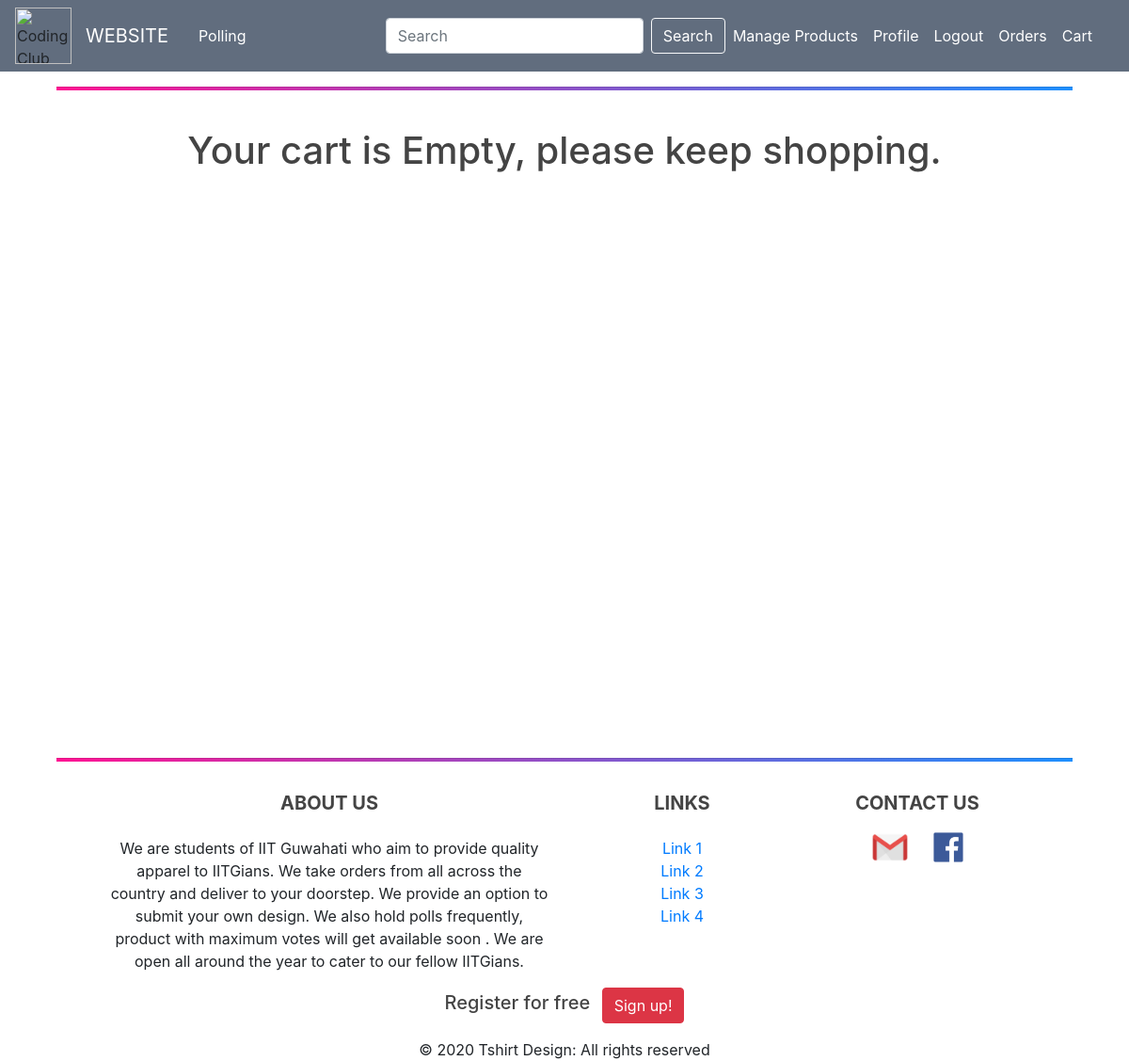
Page /cart/ (signed in) on the earlier database version.
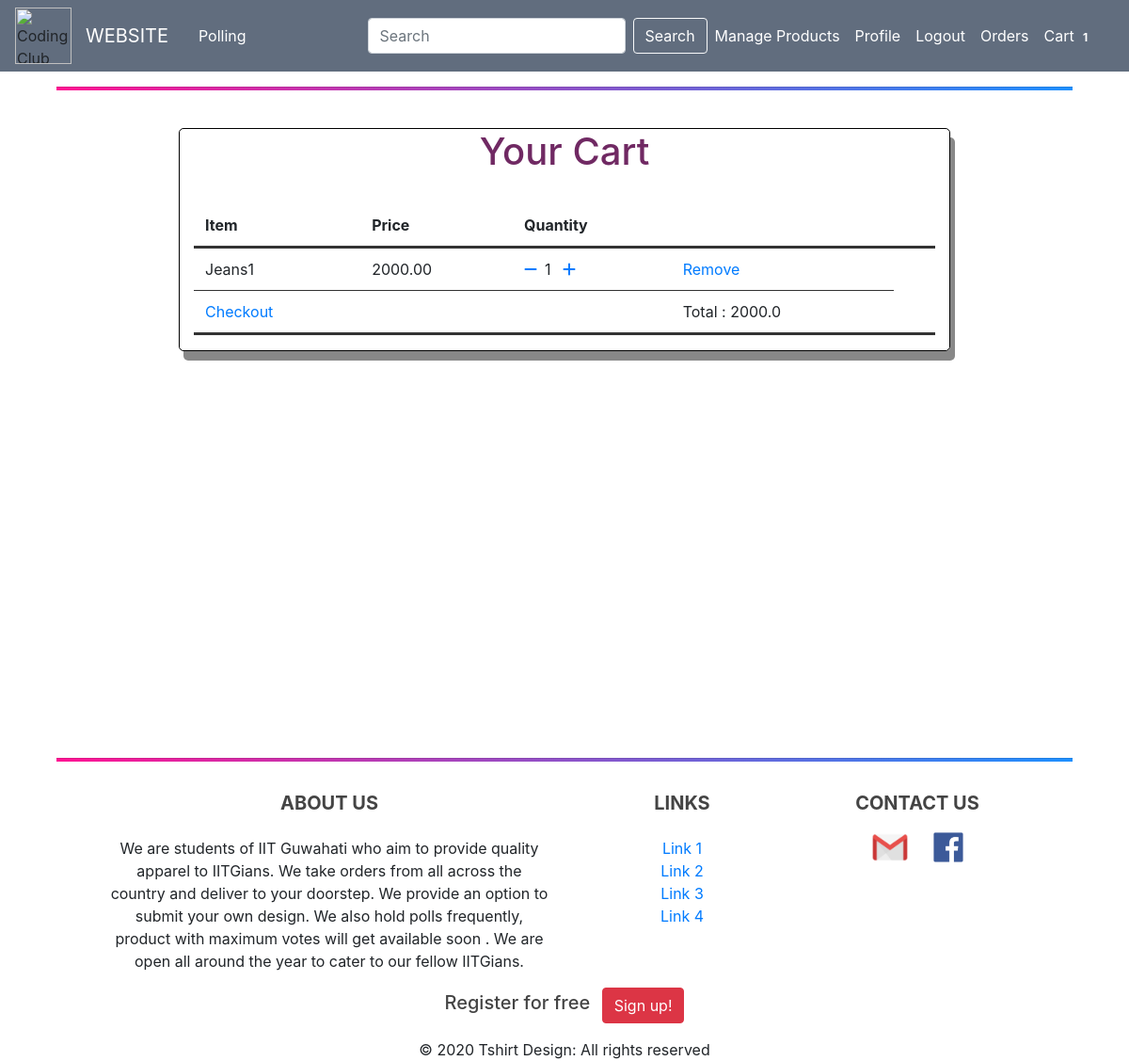
Same page on the later database version.
### cart/models.py (models this page shows, shortened)
class Cart(models.Model):
    user = models.ForeignKey(User, on_delete=models.CASCADE, related_name="cart_user")
    total = models.DecimalField(max_digits=10, decimal_places=2, default=0.00)
    timestamp = models.DateTimeField(auto_now_add=True, auto_now=False)
    updated = models.DateTimeField(auto_now=True, auto_now_add=False)
    qty = models.IntegerField(default=1)
    active = models.BooleanField(default=True)

class CartItem(models.Model):
    cart = models.ForeignKey('Cart', related_name="cart_item", on_delete=models.CASCADE)
    product = models.ForeignKey(Product, related_name="product", on_delete=models.CASCADE)
    variations = models.ManyToManyField(Variation, blank=True)
    quantity = models.IntegerField(default=1)
    line_total = models.DecimalField(max_digits=10, decimal_places=2, default=0.00)

### blog/models.py (models this page shows, shortened)
class Product(models.Model):
    merchant = models.ForeignKey(User, on_delete=models.CASCADE, limit_choices_to={'groups': 1})
    category = models.ForeignKey(Category, related_name='products', on_delete=models.CASCADE)
    name = models.CharField(max_length=150)
    description = models.TextField(blank=True)
    price = models.DecimalField(decimal_places=2, max_digits=10)
    slug = models.SlugField(max_length=150)
    stock = models.PositiveIntegerField(default=1)
    available = models.BooleanField(default=1)
    created_at = models.DateTimeField(auto_now_add=True)
    updated_at = models.DateTimeField(auto_now=True)
    image = models.ImageField(upload_to='products')
    image1 = models.ImageField(upload_to='products', blank=True, null=True)
    image2 = models.ImageField(upload_to='products', blank=True, null=True)
    image3 = models.ImageField(upload_to='products', blank=True, null=True)
    class Meta:
        ordering = ('name',)
        index_together = (('id', 'slug'),)
    def __str__(self):
        return self.name

### cart/views.py (the view)
# urls.py: path('cart/', cart_views.cart_home, name='cart'),
@login_required
def cart_home(request):
    cart = Cart.objects.filter(user=request.user, active=True).first()
    empty_message = "Your cart is Empty, please keep shopping."
    if cart is not None:
        context = {"cart": cart, "empty": False}
        new_total = 0.00
        for item in cart.cart_item.all():
            line_total = float(item.product.price) * item.quantity
            new_total += line_total
        cart.total = new_total
        request.session['items_total'] = cart.cart_item.count()
        cart.qty = cart.cart_item.count()
        cart.save()
        if cart.total == float(0):
            context = {"empty": True, "empty_message": empty_message}
    else:
        context = {"empty": True, "empty_message": empty_message}
    template = 'cart/cart_home.html'
    return render(request, template, context)

### blog/models.py (called while the page is built)
    def all(self):
        return super(VariationsManager,self).filter(active=True)

### cart/templates/cart/cart_home.html (shortened to what this page needs)
{% extends "blog/base.html" %}
{% block content %}
<br>
    {% if empty %}
    <h1 style="text-align:center"> {{ empty_message }}</h1>
    {% else %}
         <div class="row">
        <div class="col-sm-2"></div>
    <div class="col-sm-8 col-sm-offset-2" style="border:1px solid black;border-radius: 5px;box-shadow: 5px 10px #888888" >
    <h1 style="text-align:center;color: #702963 " >Your Cart</h1>
    <br>
        <table class="table"  border=1 frame=void rules=rows style="border-bottom:3px solid #333333;">
            <thead style="border-bottom:3px solid #333333">
                <th>Item</th>
                <th>Price</th>
                <th>Quantity</th>
                <th></th>
                <th></th>
            </thead>
            <tfoot>
                <tr>
                    <td > <a class= "button" href='{% url "checkout" %}'> Checkout</a></td>
                    <td></td>
                    <td></td>
                    <td> Total : {{ cart.total }}</td>
                </tr>
            </tfoot>
    {% for item in cart.cart_item.all %}
        <tr><td> {{ item.product }}
            </td>
            <td>{{ item.product.price }}</td>
            <td><a  href='{% url "decrease_by_one" item.id %}'> <i class="fa fa-minus mr-2"></i></a>{{ item.quantity }}<a  href='{% url "increase_by_one" item.id %}'> <i class="fa fa-plus ml-2"></i></a></td>
            <td><a href='{% url "remove_from_cart" item.id %}'> Remove </a></td>
        </tr>
    {% endfor %}
    </table>
    </div>
         </div>
    {% endif %}
{% endblock %}

Differences in the rows shown:
added Cart: total "2000.0"
added CartItem: product "Jeans1", product.price "2000.00", quantity "1"
Other differences:
{{ request.session.items_total }}: (not shown) → "1"
{{ empty_message }}: "Your cart is Empty, please keep shopping." → (not shown)
text now shown: "Your Cart Item Price Quantity Checkout Total :"
